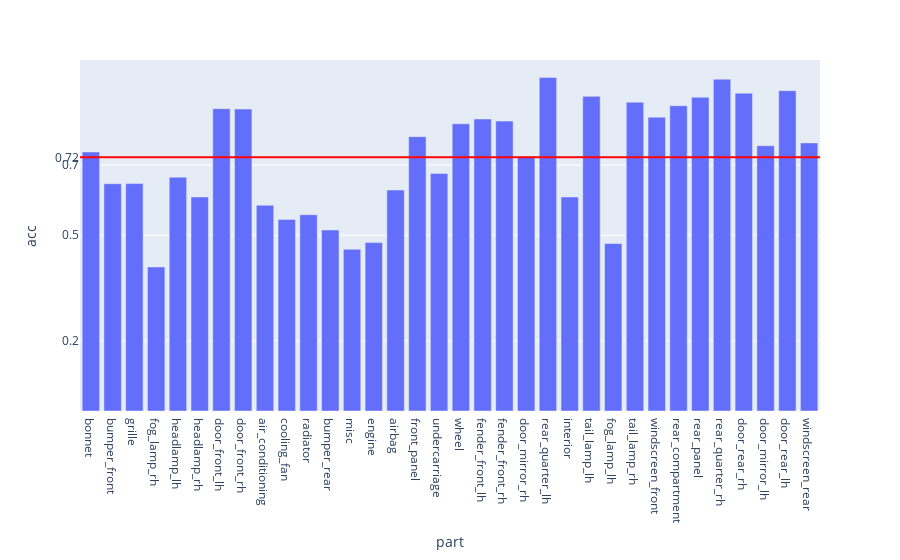

Notebook code for this chart:
### Code cell
fig = px.bar(evalMetrics, x = 'part', y = 'acc')

fig.add_hline(y=avgAcc, line_width=2, line_color="red")

fig.update_layout(
    yaxis = dict(
        tickmode = 'array',
        tickvals = [np.format_float_positional(avgAcc, 2), 0.2, 0.5, 0.7],
    )
)

### Figure 1 — Plotly figure (JSON) as saved in the notebook; plotly's stock layout.template omitted (floating-point values rounded to 4 significant figures)
{"data": [{"alignmentgroup": "True", "hovertemplate": "part=%{x}<br>acc=%{y}<extra></extra>", "legendgroup": "", "marker": {"color": "#636efa", "pattern": {"shape": ""}}, "name": "", "offsetgroup": "", "orientation": "v", "showlegend": false, "textposition": "auto", "type": "bar", "x": ["bonnet", "bumper_front", "grille", "fog_lamp_rh", "headlamp_lh", "headlamp_rh", "door_front_lh", "door_front_rh", "air_conditioning", "cooling_fan", "radiator", "bumper_rear", "misc", "engine", "airbag", "front_panel", "undercarriage", "wheel", "fender_front_lh", "fender_front_rh", "door_mirror_rh", "rear_quarter_lh", "interior", "tail_lamp_lh", "fog_lamp_lh", "tail_lamp_rh", "windscreen_front", "rear_compartment", "rear_panel", "rear_quarter_rh", "door_rear_rh", "door_mirror_lh", "door_rear_lh", "windscreen_rear"], "xaxis": "x", "y": [0.737, 0.6467, 0.6472, 0.4098, 0.6655, 0.609, 0.8604, 0.8592, 0.5854, 0.5452, 0.5585, 0.5153, 0.4602, 0.4792, 0.6288, 0.7807, 0.6757, 0.8173, 0.831, 0.825, 0.7243, 0.9489, 0.6091, 0.8954, 0.4765, 0.8786, 0.8361, 0.8688, 0.8927, 0.9443, 0.9042, 0.7549, 0.9116, 0.7629], "yaxis": "y"}], "layout": {"barmode": "relative", "legend": {"tracegroupgap": 0}, "margin": {"t": 60}, "shapes": [{"line": {"color": "red", "width": 2}, "type": "line", "x0": 0, "x1": 1, "xref": "x domain", "y0": 0.7219, "y1": 0.7219, "yref": "y"}], "xaxis": {"anchor": "y", "domain": [0, 1], "title": {"text": "part"}}, "yaxis": {"anchor": "x", "domain": [0, 1], "tickmode": "array", "tickvals": ["0.72", 0.2, 0.5, 0.7], "title": {"text": "acc"}}}}
